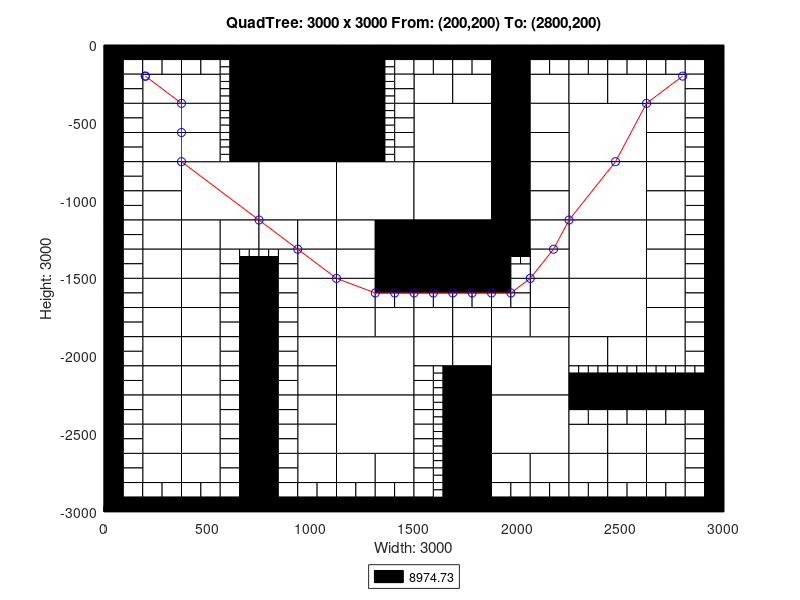

Here is the MATLAB script that generated this plot:
axis([0 3000 -3000 0]);
title('QuadTree: 3000 x 3000 From: (200,200) To: (2800,200)');
xlabel('Width: 3000');
ylabel('Height: 3000');
rectangle('Position',[750 -375 375 375], 'FaceColor',[0 0 0]);
rectangle('Position',[750 -750 375 375], 'FaceColor',[0 0 0]);
rectangle('Position',[375 -1125 375 375], 'FaceColor',[1 1 1]);
rectangle('Position',[750 -1125 375 375], 'FaceColor',[1 1 1]);
rectangle('Position',[1125 -1125 375 375], 'FaceColor',[1 1 1]);
rectangle('Position',[1500 -750 375 375], 'FaceColor',[1 1 1]);
rectangle('Position',[2250 -750 375 375], 'FaceColor',[1 1 1]);
rectangle('Position',[1500 -1125 375 375], 'FaceColor',[1 1 1]);
rectangle('Position',[1500 -1500 375 375], 'FaceColor',[0 0 0]);
rectangle('Position',[2250 -1125 375 375], 'FaceColor',[1 1 1]);
rectangle('Position',[2250 -1500 375 375], 'FaceColor',[1 1 1]);
rectangle('Position',[1125 -2250 375 375], 'FaceColor',[1 1 1]);
rectangle('Position',[1125 -2625 375 375], 'FaceColor',[1 1 1]);
rectangle('Position',[1875 -2250 375 375], 'FaceColor',[1 1 1]);
rectangle('Position',[2250 -1875 375 375], 'FaceColor',[1 1 1]);
rectangle('Position',[1875 -2625 375 375], 'FaceColor',[1 1 1]);
rectangle('Position',[187.5 -375 187.5 187.5], 'FaceColor',[1 1 1]);
rectangle('Position',[375 -375 187.5 187.5], 'FaceColor',[1 1 1]);
rectangle('Position',[187.5 -562.5 187.5 187.5], 'FaceColor',[1 1 1]);
rectangle('Position',[187.5 -750 187.5 187.5], 'FaceColor',[1 1 1]);
rectangle('Position',[375 -562.5 187.5 187.5], 'FaceColor',[1 1 1]);
rectangle('Position',[375 -750 187.5 187.5], 'FaceColor',[1 1 1]);
rectangle('Position',[1125 -187.5 187.5 187.5], 'FaceColor',[0 0 0]);
rectangle('Position',[1125 -375 187.5 187.5], 'FaceColor',[0 0 0]);
rectangle('Position',[1125 -562.5 187.5 187.5], 'FaceColor',[0 0 0]);
rectangle('Position',[1125 -750 187.5 187.5], 'FaceColor',[0 0 0]);
rectangle('Position',[187.5 -937.5 187.5 187.5], 'FaceColor',[1 1 1]);
rectangle('Position',[187.5 -1125 187.5 187.5], 'FaceColor',[1 1 1]);
rectangle('Position',[187.5 -1312.5 187.5 187.5], 'FaceColor',[1 1 1]);
rectangle('Position',[187.5 -1500 187.5 187.5], 'FaceColor',[1 1 1]);
rectangle('Position',[375 -1312.5 187.5 187.5], 'FaceColor',[1 1 1]);
rectangle('Position',[562.5 -1312.5 187.5 187.5], 'FaceColor',[1 1 1]);
rectangle('Position',[375 -1500 187.5 187.5], 'FaceColor',[1 1 1]);
rectangle('Position',[750 -1312.5 187.5 187.5], 'FaceColor',[1 1 1]);
rectangle('Position',[937.5 -1312.5 187.5 187.5], 'FaceColor',[1 1 1]);
rectangle('Position',[937.5 -1500 187.5 187.5], 'FaceColor',[1 1 1]);
rectangle('Position',[1125 -1312.5 187.5 187.5], 'FaceColor',[1 1 1]);
rectangle('Position',[1312.5 -1312.5 187.5 187.5], 'FaceColor',[0 0 0]);
rectangle('Position',[1125 -1500 187.5 187.5], 'FaceColor',[1 1 1]);
rectangle('Position',[1312.5 -1500 187.5 187.5], 'FaceColor',[0 0 0]);
rectangle('Position',[1500 -375 187.5 187.5], 'FaceColor',[1 1 1]);
rectangle('Position',[1687.5 -375 187.5 187.5], 'FaceColor',[1 1 1]);
rectangle('Position',[1875 -187.5 187.5 187.5], 'FaceColor',[0 0 0]);
rectangle('Position',[1875 -375 187.5 187.5], 'FaceColor',[0 0 0]);
rectangle('Position',[2062.5 -375 187.5 187.5], 'FaceColor',[1 1 1]);
rectangle('Position',[1875 -562.5 187.5 187.5], 'FaceColor',[0 0 0]);
rectangle('Position',[2062.5 -562.5 187.5 187.5], 'FaceColor',[1 1 1]);
rectangle('Position',[1875 -750 187.5 187.5], 'FaceColor',[0 0 0]);
rectangle('Position',[2062.5 -750 187.5 187.5], 'FaceColor',[1 1 1]);
rectangle('Position',[2250 -375 187.5 187.5], 'FaceColor',[1 1 1]);
rectangle('Position',[2437.5 -375 187.5 187.5], 'FaceColor',[1 1 1]);
rectangle('Position',[2625 -375 187.5 187.5], 'FaceColor',[1 1 1]);
rectangle('Position',[2625 -562.5 187.5 187.5], 'FaceColor',[1 1 1]);
rectangle('Position',[2625 -750 187.5 187.5], 'FaceColor',[1 1 1]);
rectangle('Position',[1875 -937.5 187.5 187.5], 'FaceColor',[0 0 0]);
rectangle('Position',[2062.5 -937.5 187.5 187.5], 'FaceColor',[1 1 1]);
rectangle('Position',[1875 -1125 187.5 187.5], 'FaceColor',[0 0 0]);
rectangle('Position',[2062.5 -1125 187.5 187.5], 'FaceColor',[1 1 1]);
rectangle('Position',[1875 -1312.5 187.5 187.5], 'FaceColor',[0 0 0]);
rectangle('Position',[2062.5 -1312.5 187.5 187.5], 'FaceColor',[1 1 1]);
rectangle('Position',[2062.5 -1500 187.5 187.5], 'FaceColor',[1 1 1]);
rectangle('Position',[2625 -937.5 187.5 187.5], 'FaceColor',[1 1 1]);
rectangle('Position',[2625 -1125 187.5 187.5], 'FaceColor',[1 1 1]);
rectangle('Position',[2625 -1312.5 187.5 187.5], 'FaceColor',[1 1 1]);
rectangle('Position',[2625 -1500 187.5 187.5], 'FaceColor',[1 1 1]);
rectangle('Position',[187.5 -1687.5 187.5 187.5], 'FaceColor',[1 1 1]);
rectangle('Position',[187.5 -1875 187.5 187.5], 'FaceColor',[1 1 1]);
rectangle('Position',[375 -1687.5 187.5 187.5], 'FaceColor',[1 1 1]);
rectangle('Position',[375 -1875 187.5 187.5], 'FaceColor',[1 1 1]);
rectangle('Position',[187.5 -2062.5 187.5 187.5], 'FaceColor',[1 1 1]);
rectangle('Position',[187.5 -2250 187.5 187.5], 'FaceColor',[1 1 1]);
rectangle('Position',[375 -2062.5 187.5 187.5], 'FaceColor',[1 1 1]);
rectangle('Position',[375 -2250 187.5 187.5], 'FaceColor',[1 1 1]);
rectangle('Position',[937.5 -1687.5 187.5 187.5], 'FaceColor',[1 1 1]);
rectangle('Position',[937.5 -1875 187.5 187.5], 'FaceColor',[1 1 1]);
rectangle('Position',[1125 -1687.5 187.5 187.5], 'FaceColor',[1 1 1]);
rectangle('Position',[1125 -1875 187.5 187.5], 'FaceColor',[1 1 1]);
rectangle('Position',[1312.5 -1875 187.5 187.5], 'FaceColor',[1 1 1]);
rectangle('Position',[937.5 -2062.5 187.5 187.5], 'FaceColor',[1 1 1]);
rectangle('Position',[937.5 -2250 187.5 187.5], 'FaceColor',[1 1 1]);
rectangle('Position',[187.5 -2437.5 187.5 187.5], 'FaceColor',[1 1 1]);
rectangle('Position',[187.5 -2625 187.5 187.5], 'FaceColor',[1 1 1]);
rectangle('Position',[375 -2437.5 187.5 187.5], 'FaceColor',[1 1 1]);
rectangle('Position',[375 -2625 187.5 187.5], 'FaceColor',[1 1 1]);
rectangle('Position',[187.5 -2812.5 187.5 187.5], 'FaceColor',[1 1 1]);
rectangle('Position',[375 -2812.5 187.5 187.5], 'FaceColor',[1 1 1]);
rectangle('Position',[937.5 -2437.5 187.5 187.5], 'FaceColor',[1 1 1]);
rectangle('Position',[937.5 -2625 187.5 187.5], 'FaceColor',[1 1 1]);
rectangle('Position',[937.5 -2812.5 187.5 187.5], 'FaceColor',[1 1 1]);
rectangle('Position',[1125 -2812.5 187.5 187.5], 'FaceColor',[1 1 1]);
rectangle('Position',[1312.5 -2812.5 187.5 187.5], 'FaceColor',[1 1 1]);
rectangle('Position',[1500 -1875 187.5 187.5], 'FaceColor',[1 1 1]);
rectangle('Position',[1687.5 -1875 187.5 187.5], 'FaceColor',[1 1 1]);
rectangle('Position',[2062.5 -1687.5 187.5 187.5], 'FaceColor',[1 1 1]);
rectangle('Position',[1875 -1875 187.5 187.5], 'FaceColor',[1 1 1]);
rectangle('Position',[2062.5 -1875 187.5 187.5], 'FaceColor',[1 1 1]);
rectangle('Position',[1500 -2062.5 187.5 187.5], 'FaceColor',[1 1 1]);
rectangle('Position',[1687.5 -2062.5 187.5 187.5], 'FaceColor',[1 1 1]);
rectangle('Position',[1687.5 -2250 187.5 187.5], 'FaceColor',[0 0 0]);
rectangle('Position',[2625 -1687.5 187.5 187.5], 'FaceColor',[1 1 1]);
rectangle('Position',[2625 -1875 187.5 187.5], 'FaceColor',[1 1 1]);
rectangle('Position',[2250 -2062.5 187.5 187.5], 'FaceColor',[1 1 1]);
rectangle('Position',[2437.5 -2062.5 187.5 187.5], 'FaceColor',[1 1 1]);
rectangle('Position',[2625 -2062.5 187.5 187.5], 'FaceColor',[1 1 1]);
rectangle('Position',[1687.5 -2437.5 187.5 187.5], 'FaceColor',[0 0 0]);
rectangle('Position',[1687.5 -2625 187.5 187.5], 'FaceColor',[0 0 0]);
rectangle('Position',[1687.5 -2812.5 187.5 187.5], 'FaceColor',[0 0 0]);
rectangle('Position',[1687.5 -3000 187.5 187.5], 'FaceColor',[0 0 0]);
rectangle('Position',[1875 -2812.5 187.5 187.5], 'FaceColor',[1 1 1]);
rectangle('Position',[2062.5 -2812.5 187.5 187.5], 'FaceColor',[1 1 1]);
rectangle('Position',[2250 -2625 187.5 187.5], 'FaceColor',[1 1 1]);
rectangle('Position',[2437.5 -2625 187.5 187.5], 'FaceColor',[1 1 1]);
rectangle('Position',[2625 -2625 187.5 187.5], 'FaceColor',[1 1 1]);
rectangle('Position',[2250 -2812.5 187.5 187.5], 'FaceColor',[1 1 1]);
rectangle('Position',[2437.5 -2812.5 187.5 187.5], 'FaceColor',[1 1 1]);
rectangle('Position',[2625 -2812.5 187.5 187.5], 'FaceColor',[1 1 1]);
rectangle('Position',[0 -93.75 93.75 93.75], 'FaceColor',[0 0 0]);
rectangle('Position',[93.75 -93.75 93.75 93.75], 'FaceColor',[0 0 0]);
rectangle('Position',[0 -187.5 93.75 93.75], 'FaceColor',[0 0 0]);
rectangle('Position',[93.75 -187.5 93.75 93.75], 'FaceColor',[1 1 1]);
rectangle('Position',[187.5 -93.75 93.75 93.75], 'FaceColor',[0 0 0]);
rectangle('Position',[281.25 -93.75 93.75 93.75], 'FaceColor',[0 0 0]);
rectangle('Position',[187.5 -187.5 93.75 93.75], 'FaceColor',[1 1 1]);
rectangle('Position',[281.25 -187.5 93.75 93.75], 'FaceColor',[1 1 1]);
rectangle('Position',[0 -281.25 93.75 93.75], 'FaceColor',[0 0 0]);
rectangle('Position',[93.75 -281.25 93.75 93.75], 'FaceColor',[1 1 1]);
rectangle('Position',[0 -375 93.75 93.75], 'FaceColor',[0 0 0]);
rectangle('Position',[93.75 -375 93.75 93.75], 'FaceColor',[1 1 1]);
rectangle('Position',[375 -93.75 93.75 93.75], 'FaceColor',[0 0 0]);
rectangle('Position',[468.75 -93.75 93.75 93.75], 'FaceColor',[0 0 0]);
rectangle('Position',[375 -187.5 93.75 93.75], 'FaceColor',[1 1 1]);
rectangle('Position',[468.75 -187.5 93.75 93.75], 'FaceColor',[1 1 1]);
rectangle('Position',[562.5 -93.75 93.75 93.75], 'FaceColor',[0 0 0]);
rectangle('Position',[656.25 -93.75 93.75 93.75], 'FaceColor',[0 0 0]);
rectangle('Position',[656.25 -187.5 93.75 93.75], 'FaceColor',[0 0 0]);
rectangle('Position',[656.25 -281.25 93.75 93.75], 'FaceColor',[0 0 0]);
rectangle('Position',[656.25 -375 93.75 93.75], 'FaceColor',[0 0 0]);
rectangle('Position',[0 -468.75 93.75 93.75], 'FaceColor',[0 0 0]);
rectangle('Position',[93.75 -468.75 93.75 93.75], 'FaceColor',[1 1 1]);
rectangle('Position',[0 -562.5 93.75 93.75], 'FaceColor',[0 0 0]);
rectangle('Position',[93.75 -562.5 93.75 93.75], 'FaceColor',[1 1 1]);
rectangle('Position',[0 -656.25 93.75 93.75], 'FaceColor',[0 0 0]);
rectangle('Position',[93.75 -656.25 93.75 93.75], 'FaceColor',[1 1 1]);
rectangle('Position',[0 -750 93.75 93.75], 'FaceColor',[0 0 0]);
rectangle('Position',[93.75 -750 93.75 93.75], 'FaceColor',[1 1 1]);
rectangle('Position',[656.25 -468.75 93.75 93.75], 'FaceColor',[0 0 0]);
rectangle('Position',[656.25 -562.5 93.75 93.75], 'FaceColor',[0 0 0]);
rectangle('Position',[656.25 -656.25 93.75 93.75], 'FaceColor',[0 0 0]);
rectangle('Position',[656.25 -750 93.75 93.75], 'FaceColor',[0 0 0]);
rectangle('Position',[1312.5 -93.75 93.75 93.75], 'FaceColor',[0 0 0]);
rectangle('Position',[1406.25 -93.75 93.75 93.75], 'FaceColor',[0 0 0]);
rectangle('Position',[1406.25 -187.5 93.75 93.75], 'FaceColor',[1 1 1]);
rectangle('Position',[1406.25 -281.25 93.75 93.75], 'FaceColor',[1 1 1]);
rectangle('Position',[1406.25 -375 93.75 93.75], 'FaceColor',[1 1 1]);
rectangle('Position',[1406.25 -468.75 93.75 93.75], 'FaceColor',[1 1 1]);
rectangle('Position',[1406.25 -562.5 93.75 93.75], 'FaceColor',[1 1 1]);
rectangle('Position',[1406.25 -656.25 93.75 93.75], 'FaceColor',[1 1 1]);
rectangle('Position',[1406.25 -750 93.75 93.75], 'FaceColor',[1 1 1]);
rectangle('Position',[0 -843.75 93.75 93.75], 'FaceColor',[0 0 0]);
rectangle('Position',[93.75 -843.75 93.75 93.75], 'FaceColor',[1 1 1]);
rectangle('Position',[0 -937.5 93.75 93.75], 'FaceColor',[0 0 0]);
rectangle('Position',[93.75 -937.5 93.75 93.75], 'FaceColor',[1 1 1]);
rectangle('Position',[0 -1031.25 93.75 93.75], 'FaceColor',[0 0 0]);
rectangle('Position',[93.75 -1031.25 93.75 93.75], 'FaceColor',[1 1 1]);
rectangle('Position',[0 -1125 93.75 93.75], 'FaceColor',[0 0 0]);
rectangle('Position',[93.75 -1125 93.75 93.75], 'FaceColor',[1 1 1]);
rectangle('Position',[0 -1218.75 93.75 93.75], 'FaceColor',[0 0 0]);
rectangle('Position',[93.75 -1218.75 93.75 93.75], 'FaceColor',[1 1 1]);
rectangle('Position',[0 -1312.5 93.75 93.75], 'FaceColor',[0 0 0]);
rectangle('Position',[93.75 -1312.5 93.75 93.75], 'FaceColor',[1 1 1]);
rectangle('Position',[0 -1406.25 93.75 93.75], 'FaceColor',[0 0 0]);
rectangle('Position',[93.75 -1406.25 93.75 93.75], 'FaceColor',[1 1 1]);
rectangle('Position',[0 -1500 93.75 93.75], 'FaceColor',[0 0 0]);
rectangle('Position',[93.75 -1500 93.75 93.75], 'FaceColor',[1 1 1]);
rectangle('Position',[562.5 -1406.25 93.75 93.75], 'FaceColor',[1 1 1]);
rectangle('Position',[562.5 -1500 93.75 93.75], 'FaceColor',[1 1 1]);
rectangle('Position',[656.25 -1500 93.75 93.75], 'FaceColor',[0 0 0]);
rectangle('Position',[843.75 -1406.25 93.75 93.75], 'FaceColor',[1 1 1]);
rectangle('Position',[750 -1500 93.75 93.75], 'FaceColor',[0 0 0]);
rectangle('Position',[843.75 -1500 93.75 93.75], 'FaceColor',[1 1 1]);
rectangle('Position',[1500 -93.75 93.75 93.75], 'FaceColor',[0 0 0]);
rectangle('Position',[1593.75 -93.75 93.75 93.75], 'FaceColor',[0 0 0]);
rectangle('Position',[1500 -187.5 93.75 93.75], 'FaceColor',[1 1 1]);
rectangle('Position',[1593.75 -187.5 93.75 93.75], 'FaceColor',[1 1 1]);
rectangle('Position',[1687.5 -93.75 93.75 93.75], 'FaceColor',[0 0 0]);
rectangle('Position',[1781.25 -93.75 93.75 93.75], 'FaceColor',[0 0 0]);
rectangle('Position',[1687.5 -187.5 93.75 93.75], 'FaceColor',[1 1 1]);
rectangle('Position',[1781.25 -187.5 93.75 93.75], 'FaceColor',[1 1 1]);
rectangle('Position',[2062.5 -93.75 93.75 93.75], 'FaceColor',[0 0 0]);
rectangle('Position',[2156.25 -93.75 93.75 93.75], 'FaceColor',[0 0 0]);
rectangle('Position',[2062.5 -187.5 93.75 93.75], 'FaceColor',[1 1 1]);
rectangle('Position',[2156.25 -187.5 93.75 93.75], 'FaceColor',[1 1 1]);
rectangle('Position',[2250 -93.75 93.75 93.75], 'FaceColor',[0 0 0]);
rectangle('Position',[2343.75 -93.75 93.75 93.75], 'FaceColor',[0 0 0]);
rectangle('Position',[2250 -187.5 93.75 93.75], 'FaceColor',[1 1 1]);
rectangle('Position',[2343.75 -187.5 93.75 93.75], 'FaceColor',[1 1 1]);
rectangle('Position',[2437.5 -93.75 93.75 93.75], 'FaceColor',[0 0 0]);
rectangle('Position',[2531.25 -93.75 93.75 93.75], 'FaceColor',[0 0 0]);
rectangle('Position',[2437.5 -187.5 93.75 93.75], 'FaceColor',[1 1 1]);
rectangle('Position',[2531.25 -187.5 93.75 93.75], 'FaceColor',[1 1 1]);
rectangle('Position',[2625 -93.75 93.75 93.75], 'FaceColor',[0 0 0]);
rectangle('Position',[2718.75 -93.75 93.75 93.75], 'FaceColor',[0 0 0]);
rectangle('Position',[2625 -187.5 93.75 93.75], 'FaceColor',[1 1 1]);
rectangle('Position',[2718.75 -187.5 93.75 93.75], 'FaceColor',[1 1 1]);
rectangle('Position',[2812.5 -93.75 93.75 93.75], 'FaceColor',[0 0 0]);
rectangle('Position',[2906.25 -93.75 93.75 93.75], 'FaceColor',[0 0 0]);
rectangle('Position',[2812.5 -187.5 93.75 93.75], 'FaceColor',[1 1 1]);
rectangle('Position',[2906.25 -187.5 93.75 93.75], 'FaceColor',[0 0 0]);
rectangle('Position',[2812.5 -281.25 93.75 93.75], 'FaceColor',[1 1 1]);
rectangle('Position',[2906.25 -281.25 93.75 93.75], 'FaceColor',[0 0 0]);
rectangle('Position',[2812.5 -375 93.75 93.75], 'FaceColor',[1 1 1]);
rectangle('Position',[2906.25 -375 93.75 93.75], 'FaceColor',[0 0 0]);
rectangle('Position',[2812.5 -468.75 93.75 93.75], 'FaceColor',[1 1 1]);
rectangle('Position',[2906.25 -468.75 93.75 93.75], 'FaceColor',[0 0 0]);
rectangle('Position',[2812.5 -562.5 93.75 93.75], 'FaceColor',[1 1 1]);
rectangle('Position',[2906.25 -562.5 93.75 93.75], 'FaceColor',[0 0 0]);
rectangle('Position',[2812.5 -656.25 93.75 93.75], 'FaceColor',[1 1 1]);
rectangle('Position',[2906.25 -656.25 93.75 93.75], 'FaceColor',[0 0 0]);
rectangle('Position',[2812.5 -750 93.75 93.75], 'FaceColor',[1 1 1]);
rectangle('Position',[2906.25 -750 93.75 93.75], 'FaceColor',[0 0 0]);
rectangle('Position',[1875 -1406.25 93.75 93.75], 'FaceColor',[0 0 0]);
rectangle('Position',[1875 -1500 93.75 93.75], 'FaceColor',[0 0 0]);
rectangle('Position',[1968.75 -1500 93.75 93.75], 'FaceColor',[1 1 1]);
rectangle('Position',[2812.5 -843.75 93.75 93.75], 'FaceColor',[1 1 1]);
rectangle('Position',[2906.25 -843.75 93.75 93.75], 'FaceColor',[0 0 0]);
rectangle('Position',[2812.5 -937.5 93.75 93.75], 'FaceColor',[1 1 1]);
rectangle('Position',[2906.25 -937.5 93.75 93.75], 'FaceColor',[0 0 0]);
rectangle('Position',[2812.5 -1031.25 93.75 93.75], 'FaceColor',[1 1 1]);
rectangle('Position',[2906.25 -1031.25 93.75 93.75], 'FaceColor',[0 0 0]);
rectangle('Position',[2812.5 -1125 93.75 93.75], 'FaceColor',[1 1 1]);
rectangle('Position',[2906.25 -1125 93.75 93.75], 'FaceColor',[0 0 0]);
rectangle('Position',[2812.5 -1218.75 93.75 93.75], 'FaceColor',[1 1 1]);
rectangle('Position',[2906.25 -1218.75 93.75 93.75], 'FaceColor',[0 0 0]);
rectangle('Position',[2812.5 -1312.5 93.75 93.75], 'FaceColor',[1 1 1]);
rectangle('Position',[2906.25 -1312.5 93.75 93.75], 'FaceColor',[0 0 0]);
rectangle('Position',[2812.5 -1406.25 93.75 93.75], 'FaceColor',[1 1 1]);
rectangle('Position',[2906.25 -1406.25 93.75 93.75], 'FaceColor',[0 0 0]);
rectangle('Position',[2812.5 -1500 93.75 93.75], 'FaceColor',[1 1 1]);
rectangle('Position',[2906.25 -1500 93.75 93.75], 'FaceColor',[0 0 0]);
rectangle('Position',[0 -1593.75 93.75 93.75], 'FaceColor',[0 0 0]);
rectangle('Position',[93.75 -1593.75 93.75 93.75], 'FaceColor',[1 1 1]);
rectangle('Position',[0 -1687.5 93.75 93.75], 'FaceColor',[0 0 0]);
rectangle('Position',[93.75 -1687.5 93.75 93.75], 'FaceColor',[1 1 1]);
rectangle('Position',[0 -1781.25 93.75 93.75], 'FaceColor',[0 0 0]);
rectangle('Position',[93.75 -1781.25 93.75 93.75], 'FaceColor',[1 1 1]);
rectangle('Position',[0 -1875 93.75 93.75], 'FaceColor',[0 0 0]);
rectangle('Position',[93.75 -1875 93.75 93.75], 'FaceColor',[1 1 1]);
rectangle('Position',[562.5 -1593.75 93.75 93.75], 'FaceColor',[1 1 1]);
rectangle('Position',[656.25 -1593.75 93.75 93.75], 'FaceColor',[0 0 0]);
rectangle('Position',[562.5 -1687.5 93.75 93.75], 'FaceColor',[1 1 1]);
rectangle('Position',[656.25 -1687.5 93.75 93.75], 'FaceColor',[0 0 0]);
rectangle('Position',[562.5 -1781.25 93.75 93.75], 'FaceColor',[1 1 1]);
rectangle('Position',[656.25 -1781.25 93.75 93.75], 'FaceColor',[0 0 0]);
rectangle('Position',[562.5 -1875 93.75 93.75], 'FaceColor',[1 1 1]);
rectangle('Position',[656.25 -1875 93.75 93.75], 'FaceColor',[0 0 0]);
rectangle('Position',[0 -1968.75 93.75 93.75], 'FaceColor',[0 0 0]);
rectangle('Position',[93.75 -1968.75 93.75 93.75], 'FaceColor',[1 1 1]);
rectangle('Position',[0 -2062.5 93.75 93.75], 'FaceColor',[0 0 0]);
rectangle('Position',[93.75 -2062.5 93.75 93.75], 'FaceColor',[1 1 1]);
rectangle('Position',[0 -2156.25 93.75 93.75], 'FaceColor',[0 0 0]);
rectangle('Position',[93.75 -2156.25 93.75 93.75], 'FaceColor',[1 1 1]);
rectangle('Position',[0 -2250 93.75 93.75], 'FaceColor',[0 0 0]);
rectangle('Position',[93.75 -2250 93.75 93.75], 'FaceColor',[1 1 1]);
rectangle('Position',[562.5 -1968.75 93.75 93.75], 'FaceColor',[1 1 1]);
rectangle('Position',[656.25 -1968.75 93.75 93.75], 'FaceColor',[0 0 0]);
rectangle('Position',[562.5 -2062.5 93.75 93.75], 'FaceColor',[1 1 1]);
rectangle('Position',[656.25 -2062.5 93.75 93.75], 'FaceColor',[0 0 0]);
rectangle('Position',[562.5 -2156.25 93.75 93.75], 'FaceColor',[1 1 1]);
rectangle('Position',[656.25 -2156.25 93.75 93.75], 'FaceColor',[0 0 0]);
rectangle('Position',[562.5 -2250 93.75 93.75], 'FaceColor',[1 1 1]);
rectangle('Position',[656.25 -2250 93.75 93.75], 'FaceColor',[0 0 0]);
rectangle('Position',[750 -1593.75 93.75 93.75], 'FaceColor',[0 0 0]);
rectangle('Position',[843.75 -1593.75 93.75 93.75], 'FaceColor',[1 1 1]);
rectangle('Position',[750 -1687.5 93.75 93.75], 'FaceColor',[0 0 0]);
rectangle('Position',[843.75 -1687.5 93.75 93.75], 'FaceColor',[1 1 1]);
rectangle('Position',[750 -1781.25 93.75 93.75], 'FaceColor',[0 0 0]);
rectangle('Position',[843.75 -1781.25 93.75 93.75], 'FaceColor',[1 1 1]);
rectangle('Position',[750 -1875 93.75 93.75], 'FaceColor',[0 0 0]);
rectangle('Position',[843.75 -1875 93.75 93.75], 'FaceColor',[1 1 1]);
rectangle('Position',[1312.5 -1593.75 93.75 93.75], 'FaceColor',[0 0 0]);
rectangle('Position',[1406.25 -1593.75 93.75 93.75], 'FaceColor',[0 0 0]);
rectangle('Position',[1312.5 -1687.5 93.75 93.75], 'FaceColor',[1 1 1]);
rectangle('Position',[1406.25 -1687.5 93.75 93.75], 'FaceColor',[1 1 1]);
rectangle('Position',[750 -1968.75 93.75 93.75], 'FaceColor',[0 0 0]);
rectangle('Position',[843.75 -1968.75 93.75 93.75], 'FaceColor',[1 1 1]);
rectangle('Position',[750 -2062.5 93.75 93.75], 'FaceColor',[0 0 0]);
rectangle('Position',[843.75 -2062.5 93.75 93.75], 'FaceColor',[1 1 1]);
rectangle('Position',[750 -2156.25 93.75 93.75], 'FaceColor',[0 0 0]);
rectangle('Position',[843.75 -2156.25 93.75 93.75], 'FaceColor',[1 1 1]);
rectangle('Position',[750 -2250 93.75 93.75], 'FaceColor',[0 0 0]);
rectangle('Position',[843.75 -2250 93.75 93.75], 'FaceColor',[1 1 1]);
rectangle('Position',[0 -2343.75 93.75 93.75], 'FaceColor',[0 0 0]);
rectangle('Position',[93.75 -2343.75 93.75 93.75], 'FaceColor',[1 1 1]);
rectangle('Position',[0 -2437.5 93.75 93.75], 'FaceColor',[0 0 0]);
rectangle('Position',[93.75 -2437.5 93.75 93.75], 'FaceColor',[1 1 1]);
rectangle('Position',[0 -2531.25 93.75 93.75], 'FaceColor',[0 0 0]);
rectangle('Position',[93.75 -2531.25 93.75 93.75], 'FaceColor',[1 1 1]);
rectangle('Position',[0 -2625 93.75 93.75], 'FaceColor',[0 0 0]);
rectangle('Position',[93.75 -2625 93.75 93.75], 'FaceColor',[1 1 1]);
rectangle('Position',[562.5 -2343.75 93.75 93.75], 'FaceColor',[1 1 1]);
rectangle('Position',[656.25 -2343.75 93.75 93.75], 'FaceColor',[0 0 0]);
rectangle('Position',[562.5 -2437.5 93.75 93.75], 'FaceColor',[1 1 1]);
rectangle('Position',[656.25 -2437.5 93.75 93.75], 'FaceColor',[0 0 0]);
rectangle('Position',[562.5 -2531.25 93.75 93.75], 'FaceColor',[1 1 1]);
rectangle('Position',[656.25 -2531.25 93.75 93.75], 'FaceColor',[0 0 0]);
rectangle('Position',[562.5 -2625 93.75 93.75], 'FaceColor',[1 1 1]);
rectangle('Position',[656.25 -2625 93.75 93.75], 'FaceColor',[0 0 0]);
rectangle('Position',[0 -2718.75 93.75 93.75], 'FaceColor',[0 0 0]);
rectangle('Position',[93.75 -2718.75 93.75 93.75], 'FaceColor',[1 1 1]);
rectangle('Position',[0 -2812.5 93.75 93.75], 'FaceColor',[0 0 0]);
rectangle('Position',[93.75 -2812.5 93.75 93.75], 'FaceColor',[1 1 1]);
rectangle('Position',[0 -2906.25 93.75 93.75], 'FaceColor',[0 0 0]);
rectangle('Position',[93.75 -2906.25 93.75 93.75], 'FaceColor',[1 1 1]);
rectangle('Position',[0 -3000 93.75 93.75], 'FaceColor',[0 0 0]);
rectangle('Position',[93.75 -3000 93.75 93.75], 'FaceColor',[0 0 0]);
rectangle('Position',[187.5 -2906.25 93.75 93.75], 'FaceColor',[1 1 1]);
rectangle('Position',[281.25 -2906.25 93.75 93.75], 'FaceColor',[1 1 1]);
rectangle('Position',[187.5 -3000 93.75 93.75], 'FaceColor',[0 0 0]);
rectangle('Position',[281.25 -3000 93.75 93.75], 'FaceColor',[0 0 0]);
rectangle('Position',[562.5 -2718.75 93.75 93.75], 'FaceColor',[1 1 1]);
rectangle('Position',[656.25 -2718.75 93.75 93.75], 'FaceColor',[0 0 0]);
rectangle('Position',[562.5 -2812.5 93.75 93.75], 'FaceColor',[1 1 1]);
rectangle('Position',[656.25 -2812.5 93.75 93.75], 'FaceColor',[0 0 0]);
rectangle('Position',[375 -2906.25 93.75 93.75], 'FaceColor',[1 1 1]);
rectangle('Position',[468.75 -2906.25 93.75 93.75], 'FaceColor',[1 1 1]);
rectangle('Position',[375 -3000 93.75 93.75], 'FaceColor',[0 0 0]);
rectangle('Position',[468.75 -3000 93.75 93.75], 'FaceColor',[0 0 0]);
rectangle('Position',[562.5 -2906.25 93.75 93.75], 'FaceColor',[1 1 1]);
rectangle('Position',[656.25 -2906.25 93.75 93.75], 'FaceColor',[0 0 0]);
rectangle('Position',[562.5 -3000 93.75 93.75], 'FaceColor',[0 0 0]);
rectangle('Position',[656.25 -3000 93.75 93.75], 'FaceColor',[0 0 0]);
rectangle('Position',[750 -2343.75 93.75 93.75], 'FaceColor',[0 0 0]);
rectangle('Position',[843.75 -2343.75 93.75 93.75], 'FaceColor',[1 1 1]);
rectangle('Position',[750 -2437.5 93.75 93.75], 'FaceColor',[0 0 0]);
rectangle('Position',[843.75 -2437.5 93.75 93.75], 'FaceColor',[1 1 1]);
rectangle('Position',[750 -2531.25 93.75 93.75], 'FaceColor',[0 0 0]);
rectangle('Position',[843.75 -2531.25 93.75 93.75], 'FaceColor',[1 1 1]);
rectangle('Position',[750 -2625 93.75 93.75], 'FaceColor',[0 0 0]);
rectangle('Position',[843.75 -2625 93.75 93.75], 'FaceColor',[1 1 1]);
rectangle('Position',[750 -2718.75 93.75 93.75], 'FaceColor',[0 0 0]);
rectangle('Position',[843.75 -2718.75 93.75 93.75], 'FaceColor',[1 1 1]);
rectangle('Position',[750 -2812.5 93.75 93.75], 'FaceColor',[0 0 0]);
rectangle('Position',[843.75 -2812.5 93.75 93.75], 'FaceColor',[1 1 1]);
rectangle('Position',[750 -2906.25 93.75 93.75], 'FaceColor',[0 0 0]);
rectangle('Position',[843.75 -2906.25 93.75 93.75], 'FaceColor',[1 1 1]);
rectangle('Position',[750 -3000 93.75 93.75], 'FaceColor',[0 0 0]);
rectangle('Position',[843.75 -3000 93.75 93.75], 'FaceColor',[0 0 0]);
rectangle('Position',[937.5 -2906.25 93.75 93.75], 'FaceColor',[1 1 1]);
rectangle('Position',[1031.25 -2906.25 93.75 93.75], 'FaceColor',[1 1 1]);
rectangle('Position',[937.5 -3000 93.75 93.75], 'FaceColor',[0 0 0]);
rectangle('Position',[1031.25 -3000 93.75 93.75], 'FaceColor',[0 0 0]);
rectangle('Position',[1125 -2906.25 93.75 93.75], 'FaceColor',[1 1 1]);
rectangle('Position',[1218.75 -2906.25 93.75 93.75], 'FaceColor',[1 1 1]);
rectangle('Position',[1125 -3000 93.75 93.75], 'FaceColor',[0 0 0]);
rectangle('Position',[1218.75 -3000 93.75 93.75], 'FaceColor',[0 0 0]);
rectangle('Position',[1312.5 -2906.25 93.75 93.75], 'FaceColor',[1 1 1]);
rectangle('Position',[1406.25 -2906.25 93.75 93.75], 'FaceColor',[1 1 1]);
rectangle('Position',[1312.5 -3000 93.75 93.75], 'FaceColor',[0 0 0]);
rectangle('Position',[1406.25 -3000 93.75 93.75], 'FaceColor',[0 0 0]);
rectangle('Position',[1500 -1593.75 93.75 93.75], 'FaceColor',[0 0 0]);
rectangle('Position',[1593.75 -1593.75 93.75 93.75], 'FaceColor',[0 0 0]);
rectangle('Position',[1500 -1687.5 93.75 93.75], 'FaceColor',[1 1 1]);
rectangle('Position',[1593.75 -1687.5 93.75 93.75], 'FaceColor',[1 1 1]);
rectangle('Position',[1687.5 -1593.75 93.75 93.75], 'FaceColor',[0 0 0]);
rectangle('Position',[1781.25 -1593.75 93.75 93.75], 'FaceColor',[0 0 0]);
rectangle('Position',[1687.5 -1687.5 93.75 93.75], 'FaceColor',[1 1 1]);
rectangle('Position',[1781.25 -1687.5 93.75 93.75], 'FaceColor',[1 1 1]);
rectangle('Position',[1875 -1593.75 93.75 93.75], 'FaceColor',[0 0 0]);
rectangle('Position',[1968.75 -1593.75 93.75 93.75], 'FaceColor',[1 1 1]);
rectangle('Position',[1875 -1687.5 93.75 93.75], 'FaceColor',[1 1 1]);
rectangle('Position',[1968.75 -1687.5 93.75 93.75], 'FaceColor',[1 1 1]);
rectangle('Position',[1500 -2156.25 93.75 93.75], 'FaceColor',[1 1 1]);
rectangle('Position',[1500 -2250 93.75 93.75], 'FaceColor',[1 1 1]);
rectangle('Position',[2812.5 -1593.75 93.75 93.75], 'FaceColor',[1 1 1]);
rectangle('Position',[2906.25 -1593.75 93.75 93.75], 'FaceColor',[0 0 0]);
rectangle('Position',[2812.5 -1687.5 93.75 93.75], 'FaceColor',[1 1 1]);
rectangle('Position',[2906.25 -1687.5 93.75 93.75], 'FaceColor',[0 0 0]);
rectangle('Position',[2812.5 -1781.25 93.75 93.75], 'FaceColor',[1 1 1]);
rectangle('Position',[2906.25 -1781.25 93.75 93.75], 'FaceColor',[0 0 0]);
rectangle('Position',[2812.5 -1875 93.75 93.75], 'FaceColor',[1 1 1]);
rectangle('Position',[2906.25 -1875 93.75 93.75], 'FaceColor',[0 0 0]);
rectangle('Position',[2250 -2250 93.75 93.75], 'FaceColor',[0 0 0]);
rectangle('Position',[2343.75 -2250 93.75 93.75], 'FaceColor',[0 0 0]);
rectangle('Position',[2437.5 -2250 93.75 93.75], 'FaceColor',[0 0 0]);
rectangle('Position',[2531.25 -2250 93.75 93.75], 'FaceColor',[0 0 0]);
rectangle('Position',[2812.5 -1968.75 93.75 93.75], 'FaceColor',[1 1 1]);
rectangle('Position',[2906.25 -1968.75 93.75 93.75], 'FaceColor',[0 0 0]);
rectangle('Position',[2812.5 -2062.5 93.75 93.75], 'FaceColor',[1 1 1]);
rectangle('Position',[2906.25 -2062.5 93.75 93.75], 'FaceColor',[0 0 0]);
rectangle('Position',[2625 -2250 93.75 93.75], 'FaceColor',[0 0 0]);
rectangle('Position',[2718.75 -2250 93.75 93.75], 'FaceColor',[0 0 0]);
rectangle('Position',[2906.25 -2156.25 93.75 93.75], 'FaceColor',[0 0 0]);
rectangle('Position',[2812.5 -2250 93.75 93.75], 'FaceColor',[0 0 0]);
rectangle('Position',[2906.25 -2250 93.75 93.75], 'FaceColor',[0 0 0]);
rectangle('Position',[1500 -2343.75 93.75 93.75], 'FaceColor',[1 1 1]);
rectangle('Position',[1500 -2437.5 93.75 93.75], 'FaceColor',[1 1 1]);
rectangle('Position',[1500 -2531.25 93.75 93.75], 'FaceColor',[1 1 1]);
rectangle('Position',[1500 -2625 93.75 93.75], 'FaceColor',[1 1 1]);
rectangle('Position',[1500 -2718.75 93.75 93.75], 'FaceColor',[1 1 1]);
rectangle('Position',[1500 -2812.5 93.75 93.75], 'FaceColor',[1 1 1]);
rectangle('Position',[1500 -2906.25 93.75 93.75], 'FaceColor',[1 1 1]);
rectangle('Position',[1500 -3000 93.75 93.75], 'FaceColor',[0 0 0]);
rectangle('Position',[1593.75 -3000 93.75 93.75], 'FaceColor',[0 0 0]);
rectangle('Position',[1875 -2906.25 93.75 93.75], 'FaceColor',[1 1 1]);
rectangle('Position',[1968.75 -2906.25 93.75 93.75], 'FaceColor',[1 1 1]);
rectangle('Position',[1875 -3000 93.75 93.75], 'FaceColor',[0 0 0]);
rectangle('Position',[1968.75 -3000 93.75 93.75], 'FaceColor',[0 0 0]);
rectangle('Position',[2062.5 -2906.25 93.75 93.75], 'FaceColor',[1 1 1]);
rectangle('Position',[2156.25 -2906.25 93.75 93.75], 'FaceColor',[1 1 1]);
rectangle('Position',[2062.5 -3000 93.75 93.75], 'FaceColor',[0 0 0]);
rectangle('Position',[2156.25 -3000 93.75 93.75], 'FaceColor',[0 0 0]);
rectangle('Position',[2250 -2343.75 93.75 93.75], 'FaceColor',[0 0 0]);
rectangle('Position',[2343.75 -2343.75 93.75 93.75], 'FaceColor',[0 0 0]);
rectangle('Position',[2250 -2437.5 93.75 93.75], 'FaceColor',[1 1 1]);
rectangle('Position',[2343.75 -2437.5 93.75 93.75], 'FaceColor',[1 1 1]);
rectangle('Position',[2437.5 -2343.75 93.75 93.75], 'FaceColor',[0 0 0]);
rectangle('Position',[2531.25 -2343.75 93.75 93.75], 'FaceColor',[0 0 0]);
rectangle('Position',[2437.5 -2437.5 93.75 93.75], 'FaceColor',[1 1 1]);
rectangle('Position',[2531.25 -2437.5 93.75 93.75], 'FaceColor',[1 1 1]);
rectangle('Position',[2625 -2343.75 93.75 93.75], 'FaceColor',[0 0 0]);
rectangle('Position',[2718.75 -2343.75 93.75 93.75], 'FaceColor',[0 0 0]);
rectangle('Position',[2625 -2437.5 93.75 93.75], 'FaceColor',[1 1 1]);
rectangle('Position',[2718.75 -2437.5 93.75 93.75], 'FaceColor',[1 1 1]);
rectangle('Position',[2812.5 -2343.75 93.75 93.75], 'FaceColor',[0 0 0]);
rectangle('Position',[2906.25 -2343.75 93.75 93.75], 'FaceColor',[0 0 0]);
rectangle('Position',[2812.5 -2437.5 93.75 93.75], 'FaceColor',[1 1 1]);
rectangle('Position',[2906.25 -2437.5 93.75 93.75], 'FaceColor',[0 0 0]);
rectangle('Position',[2812.5 -2531.25 93.75 93.75], 'FaceColor',[1 1 1]);
rectangle('Position',[2906.25 -2531.25 93.75 93.75], 'FaceColor',[0 0 0]);
rectangle('Position',[2812.5 -2625 93.75 93.75], 'FaceColor',[1 1 1]);
rectangle('Position',[2906.25 -2625 93.75 93.75], 'FaceColor',[0 0 0]);
rectangle('Position',[2250 -2906.25 93.75 93.75], 'FaceColor',[1 1 1]);
rectangle('Position',[2343.75 -2906.25 93.75 93.75], 'FaceColor',[1 1 1]);
rectangle('Position',[2250 -3000 93.75 93.75], 'FaceColor',[0 0 0]);
rectangle('Position',[2343.75 -3000 93.75 93.75], 'FaceColor',[0 0 0]);
rectangle('Position',[2437.5 -2906.25 93.75 93.75], 'FaceColor',[1 1 1]);
rectangle('Position',[2531.25 -2906.25 93.75 93.75], 'FaceColor',[1 1 1]);
rectangle('Position',[2437.5 -3000 93.75 93.75], 'FaceColor',[0 0 0]);
rectangle('Position',[2531.25 -3000 93.75 93.75], 'FaceColor',[0 0 0]);
rectangle('Position',[2812.5 -2718.75 93.75 93.75], 'FaceColor',[1 1 1]);
rectangle('Position',[2906.25 -2718.75 93.75 93.75], 'FaceColor',[0 0 0]);
rectangle('Position',[2812.5 -2812.5 93.75 93.75], 'FaceColor',[1 1 1]);
rectangle('Position',[2906.25 -2812.5 93.75 93.75], 'FaceColor',[0 0 0]);
rectangle('Position',[2625 -2906.25 93.75 93.75], 'FaceColor',[1 1 1]);
rectangle('Position',[2718.75 -2906.25 93.75 93.75], 'FaceColor',[1 1 1]);
rectangle('Position',[2625 -3000 93.75 93.75], 'FaceColor',[0 0 0]);
rectangle('Position',[2718.75 -3000 93.75 93.75], 'FaceColor',[0 0 0]);
rectangle('Position',[2812.5 -2906.25 93.75 93.75], 'FaceColor',[1 1 1]);
rectangle('Position',[2906.25 -2906.25 93.75 93.75], 'FaceColor',[0 0 0]);
rectangle('Position',[2812.5 -3000 93.75 93.75], 'FaceColor',[0 0 0]);
rectangle('Position',[2906.25 -3000 93.75 93.75], 'FaceColor',[0 0 0]);
rectangle('Position',[562.5 -140.625 46.875 46.875], 'FaceColor',[1 1 1]);
rectangle('Position',[609.375 -140.625 46.875 46.875], 'FaceColor',[0 0 0]);
rectangle('Position',[562.5 -187.5 46.875 46.875], 'FaceColor',[1 1 1]);
rectangle('Position',[609.375 -187.5 46.875 46.875], 'FaceColor',[0 0 0]);
rectangle('Position',[562.5 -234.375 46.875 46.875], 'FaceColor',[1 1 1]);
rectangle('Position',[609.375 -234.375 46.875 46.875], 'FaceColor',[0 0 0]);
rectangle('Position',[562.5 -281.25 46.875 46.875], 'FaceColor',[1 1 1]);
rectangle('Position',[609.375 -281.25 46.875 46.875], 'FaceColor',[0 0 0]);
rectangle('Position',[562.5 -328.125 46.875 46.875], 'FaceColor',[1 1 1]);
rectangle('Position',[609.375 -328.125 46.875 46.875], 'FaceColor',[0 0 0]);
rectangle('Position',[562.5 -375 46.875 46.875], 'FaceColor',[1 1 1]);
rectangle('Position',[609.375 -375 46.875 46.875], 'FaceColor',[0 0 0]);
rectangle('Position',[562.5 -421.875 46.875 46.875], 'FaceColor',[1 1 1]);
rectangle('Position',[609.375 -421.875 46.875 46.875], 'FaceColor',[0 0 0]);
rectangle('Position',[562.5 -468.75 46.875 46.875], 'FaceColor',[1 1 1]);
rectangle('Position',[609.375 -468.75 46.875 46.875], 'FaceColor',[0 0 0]);
rectangle('Position',[562.5 -515.625 46.875 46.875], 'FaceColor',[1 1 1]);
rectangle('Position',[609.375 -515.625 46.875 46.875], 'FaceColor',[0 0 0]);
rectangle('Position',[562.5 -562.5 46.875 46.875], 'FaceColor',[1 1 1]);
rectangle('Position',[609.375 -562.5 46.875 46.875], 'FaceColor',[0 0 0]);
rectangle('Position',[562.5 -609.375 46.875 46.875], 'FaceColor',[1 1 1]);
rectangle('Position',[609.375 -609.375 46.875 46.875], 'FaceColor',[0 0 0]);
rectangle('Position',[562.5 -656.25 46.875 46.875], 'FaceColor',[1 1 1]);
rectangle('Position',[609.375 -656.25 46.875 46.875], 'FaceColor',[0 0 0]);
rectangle('Position',[562.5 -703.125 46.875 46.875], 'FaceColor',[1 1 1]);
rectangle('Position',[609.375 -703.125 46.875 46.875], 'FaceColor',[0 0 0]);
rectangle('Position',[562.5 -750 46.875 46.875], 'FaceColor',[1 1 1]);
rectangle('Position',[609.375 -750 46.875 46.875], 'FaceColor',[0 0 0]);
rectangle('Position',[1312.5 -140.625 46.875 46.875], 'FaceColor',[0 0 0]);
rectangle('Position',[1359.38 -140.625 46.875 46.875], 'FaceColor',[1 1 1]);
rectangle('Position',[1312.5 -187.5 46.875 46.875], 'FaceColor',[0 0 0]);
rectangle('Position',[1359.38 -187.5 46.875 46.875], 'FaceColor',[1 1 1]);
rectangle('Position',[1312.5 -234.375 46.875 46.875], 'FaceColor',[0 0 0]);
rectangle('Position',[1359.38 -234.375 46.875 46.875], 'FaceColor',[1 1 1]);
rectangle('Position',[1312.5 -281.25 46.875 46.875], 'FaceColor',[0 0 0]);
rectangle('Position',[1359.38 -281.25 46.875 46.875], 'FaceColor',[1 1 1]);
rectangle('Position',[1312.5 -328.125 46.875 46.875], 'FaceColor',[0 0 0]);
rectangle('Position',[1359.38 -328.125 46.875 46.875], 'FaceColor',[1 1 1]);
rectangle('Position',[1312.5 -375 46.875 46.875], 'FaceColor',[0 0 0]);
rectangle('Position',[1359.38 -375 46.875 46.875], 'FaceColor',[1 1 1]);
rectangle('Position',[1312.5 -421.875 46.875 46.875], 'FaceColor',[0 0 0]);
rectangle('Position',[1359.38 -421.875 46.875 46.875], 'FaceColor',[1 1 1]);
rectangle('Position',[1312.5 -468.75 46.875 46.875], 'FaceColor',[0 0 0]);
rectangle('Position',[1359.38 -468.75 46.875 46.875], 'FaceColor',[1 1 1]);
rectangle('Position',[1312.5 -515.625 46.875 46.875], 'FaceColor',[0 0 0]);
rectangle('Position',[1359.38 -515.625 46.875 46.875], 'FaceColor',[1 1 1]);
rectangle('Position',[1312.5 -562.5 46.875 46.875], 'FaceColor',[0 0 0]);
rectangle('Position',[1359.38 -562.5 46.875 46.875], 'FaceColor',[1 1 1]);
rectangle('Position',[1312.5 -609.375 46.875 46.875], 'FaceColor',[0 0 0]);
rectangle('Position',[1359.38 -609.375 46.875 46.875], 'FaceColor',[1 1 1]);
rectangle('Position',[1312.5 -656.25 46.875 46.875], 'FaceColor',[0 0 0]);
rectangle('Position',[1359.38 -656.25 46.875 46.875], 'FaceColor',[1 1 1]);
rectangle('Position',[1312.5 -703.125 46.875 46.875], 'FaceColor',[0 0 0]);
rectangle('Position',[1359.38 -703.125 46.875 46.875], 'FaceColor',[1 1 1]);
rectangle('Position',[1312.5 -750 46.875 46.875], 'FaceColor',[0 0 0]);
rectangle('Position',[1359.38 -750 46.875 46.875], 'FaceColor',[1 1 1]);
rectangle('Position',[656.25 -1359.38 46.875 46.875], 'FaceColor',[1 1 1]);
rectangle('Position',[703.125 -1359.38 46.875 46.875], 'FaceColor',[1 1 1]);
rectangle('Position',[656.25 -1406.25 46.875 46.875], 'FaceColor',[0 0 0]);
rectangle('Position',[703.125 -1406.25 46.875 46.875], 'FaceColor',[0 0 0]);
rectangle('Position',[750 -1359.38 46.875 46.875], 'FaceColor',[1 1 1]);
rectangle('Position',[796.875 -1359.38 46.875 46.875], 'FaceColor',[1 1 1]);
rectangle('Position',[750 -1406.25 46.875 46.875], 'FaceColor',[0 0 0]);
rectangle('Position',[796.875 -1406.25 46.875 46.875], 'FaceColor',[0 0 0]);
rectangle('Position',[1968.75 -1359.38 46.875 46.875], 'FaceColor',[0 0 0]);
rectangle('Position',[2015.62 -1359.38 46.875 46.875], 'FaceColor',[0 0 0]);
rectangle('Position',[1968.75 -1406.25 46.875 46.875], 'FaceColor',[1 1 1]);
rectangle('Position',[2015.62 -1406.25 46.875 46.875], 'FaceColor',[1 1 1]);
rectangle('Position',[1593.75 -2109.38 46.875 46.875], 'FaceColor',[1 1 1]);
rectangle('Position',[1640.62 -2109.38 46.875 46.875], 'FaceColor',[0 0 0]);
rectangle('Position',[1593.75 -2156.25 46.875 46.875], 'FaceColor',[1 1 1]);
rectangle('Position',[1640.62 -2156.25 46.875 46.875], 'FaceColor',[0 0 0]);
rectangle('Position',[1593.75 -2203.12 46.875 46.875], 'FaceColor',[1 1 1]);
rectangle('Position',[1640.62 -2203.12 46.875 46.875], 'FaceColor',[0 0 0]);
rectangle('Position',[1593.75 -2250 46.875 46.875], 'FaceColor',[1 1 1]);
rectangle('Position',[1640.62 -2250 46.875 46.875], 'FaceColor',[0 0 0]);
rectangle('Position',[2250 -2109.38 46.875 46.875], 'FaceColor',[1 1 1]);
rectangle('Position',[2296.88 -2109.38 46.875 46.875], 'FaceColor',[1 1 1]);
rectangle('Position',[2250 -2156.25 46.875 46.875], 'FaceColor',[0 0 0]);
rectangle('Position',[2296.88 -2156.25 46.875 46.875], 'FaceColor',[0 0 0]);
rectangle('Position',[2343.75 -2109.38 46.875 46.875], 'FaceColor',[1 1 1]);
rectangle('Position',[2390.62 -2109.38 46.875 46.875], 'FaceColor',[1 1 1]);
rectangle('Position',[2343.75 -2156.25 46.875 46.875], 'FaceColor',[0 0 0]);
rectangle('Position',[2390.62 -2156.25 46.875 46.875], 'FaceColor',[0 0 0]);
rectangle('Position',[2437.5 -2109.38 46.875 46.875], 'FaceColor',[1 1 1]);
rectangle('Position',[2484.38 -2109.38 46.875 46.875], 'FaceColor',[1 1 1]);
rectangle('Position',[2437.5 -2156.25 46.875 46.875], 'FaceColor',[0 0 0]);
rectangle('Position',[2484.38 -2156.25 46.875 46.875], 'FaceColor',[0 0 0]);
rectangle('Position',[2531.25 -2109.38 46.875 46.875], 'FaceColor',[1 1 1]);
rectangle('Position',[2578.12 -2109.38 46.875 46.875], 'FaceColor',[1 1 1]);
rectangle('Position',[2531.25 -2156.25 46.875 46.875], 'FaceColor',[0 0 0]);
rectangle('Position',[2578.12 -2156.25 46.875 46.875], 'FaceColor',[0 0 0]);
rectangle('Position',[2625 -2109.38 46.875 46.875], 'FaceColor',[1 1 1]);
rectangle('Position',[2671.88 -2109.38 46.875 46.875], 'FaceColor',[1 1 1]);
rectangle('Position',[2625 -2156.25 46.875 46.875], 'FaceColor',[0 0 0]);
rectangle('Position',[2671.88 -2156.25 46.875 46.875], 'FaceColor',[0 0 0]);
rectangle('Position',[2718.75 -2109.38 46.875 46.875], 'FaceColor',[1 1 1]);
rectangle('Position',[2765.62 -2109.38 46.875 46.875], 'FaceColor',[1 1 1]);
rectangle('Position',[2718.75 -2156.25 46.875 46.875], 'FaceColor',[0 0 0]);
rectangle('Position',[2765.62 -2156.25 46.875 46.875], 'FaceColor',[0 0 0]);
rectangle('Position',[2812.5 -2109.38 46.875 46.875], 'FaceColor',[1 1 1]);
rectangle('Position',[2859.38 -2109.38 46.875 46.875], 'FaceColor',[1 1 1]);
rectangle('Position',[2812.5 -2156.25 46.875 46.875], 'FaceColor',[0 0 0]);
rectangle('Position',[2859.38 -2156.25 46.875 46.875], 'FaceColor',[0 0 0]);
rectangle('Position',[1593.75 -2296.88 46.875 46.875], 'FaceColor',[1 1 1]);
rectangle('Position',[1640.62 -2296.88 46.875 46.875], 'FaceColor',[0 0 0]);
rectangle('Position',[1593.75 -2343.75 46.875 46.875], 'FaceColor',[1 1 1]);
rectangle('Position',[1640.62 -2343.75 46.875 46.875], 'FaceColor',[0 0 0]);
rectangle('Position',[1593.75 -2390.62 46.875 46.875], 'FaceColor',[1 1 1]);
rectangle('Position',[1640.62 -2390.62 46.875 46.875], 'FaceColor',[0 0 0]);
rectangle('Position',[1593.75 -2437.5 46.875 46.875], 'FaceColor',[1 1 1]);
rectangle('Position',[1640.62 -2437.5 46.875 46.875], 'FaceColor',[0 0 0]);
rectangle('Position',[1593.75 -2484.38 46.875 46.875], 'FaceColor',[1 1 1]);
rectangle('Position',[1640.62 -2484.38 46.875 46.875], 'FaceColor',[0 0 0]);
rectangle('Position',[1593.75 -2531.25 46.875 46.875], 'FaceColor',[1 1 1]);
rectangle('Position',[1640.62 -2531.25 46.875 46.875], 'FaceColor',[0 0 0]);
rectangle('Position',[1593.75 -2578.12 46.875 46.875], 'FaceColor',[1 1 1]);
rectangle('Position',[1640.62 -2578.12 46.875 46.875], 'FaceColor',[0 0 0]);
rectangle('Position',[1593.75 -2625 46.875 46.875], 'FaceColor',[1 1 1]);
rectangle('Position',[1640.62 -2625 46.875 46.875], 'FaceColor',[0 0 0]);
rectangle('Position',[1593.75 -2671.88 46.875 46.875], 'FaceColor',[1 1 1]);
rectangle('Position',[1640.62 -2671.88 46.875 46.875], 'FaceColor',[0 0 0]);
rectangle('Position',[1593.75 -2718.75 46.875 46.875], 'FaceColor',[1 1 1]);
rectangle('Position',[1640.62 -2718.75 46.875 46.875], 'FaceColor',[0 0 0]);
rectangle('Position',[1593.75 -2765.62 46.875 46.875], 'FaceColor',[1 1 1]);
rectangle('Position',[1640.62 -2765.62 46.875 46.875], 'FaceColor',[0 0 0]);
rectangle('Position',[1593.75 -2812.5 46.875 46.875], 'FaceColor',[1 1 1]);
rectangle('Position',[1640.62 -2812.5 46.875 46.875], 'FaceColor',[0 0 0]);
rectangle('Position',[1593.75 -2859.38 46.875 46.875], 'FaceColor',[1 1 1]);
rectangle('Position',[1640.62 -2859.38 46.875 46.875], 'FaceColor',[0 0 0]);
rectangle('Position',[1593.75 -2906.25 46.875 46.875], 'FaceColor',[1 1 1]);
rectangle('Position',[1640.62 -2906.25 46.875 46.875], 'FaceColor',[0 0 0]);
X=[2800,2625,2475,2250,2175,2062.5,1968.75,1875,1781.25,1687.5,1593.75,1500,1406.25,1312.5,1125,937.5,750,375,375,375,200,200];
Y=[-200,-375,-750,-1125,-1312.5,-1500,-1593.75,-1593.75,-1593.75,-1593.75,-1593.75,-1593.75,-1593.75,-1593.75,-1500,-1312.5,-1125,-750,-562.5,-375,-200,-200];
hold on;
plot(X,Y,'r');
plot(X,Y,'bo');
legend('8974.73','Location','southoutside');
